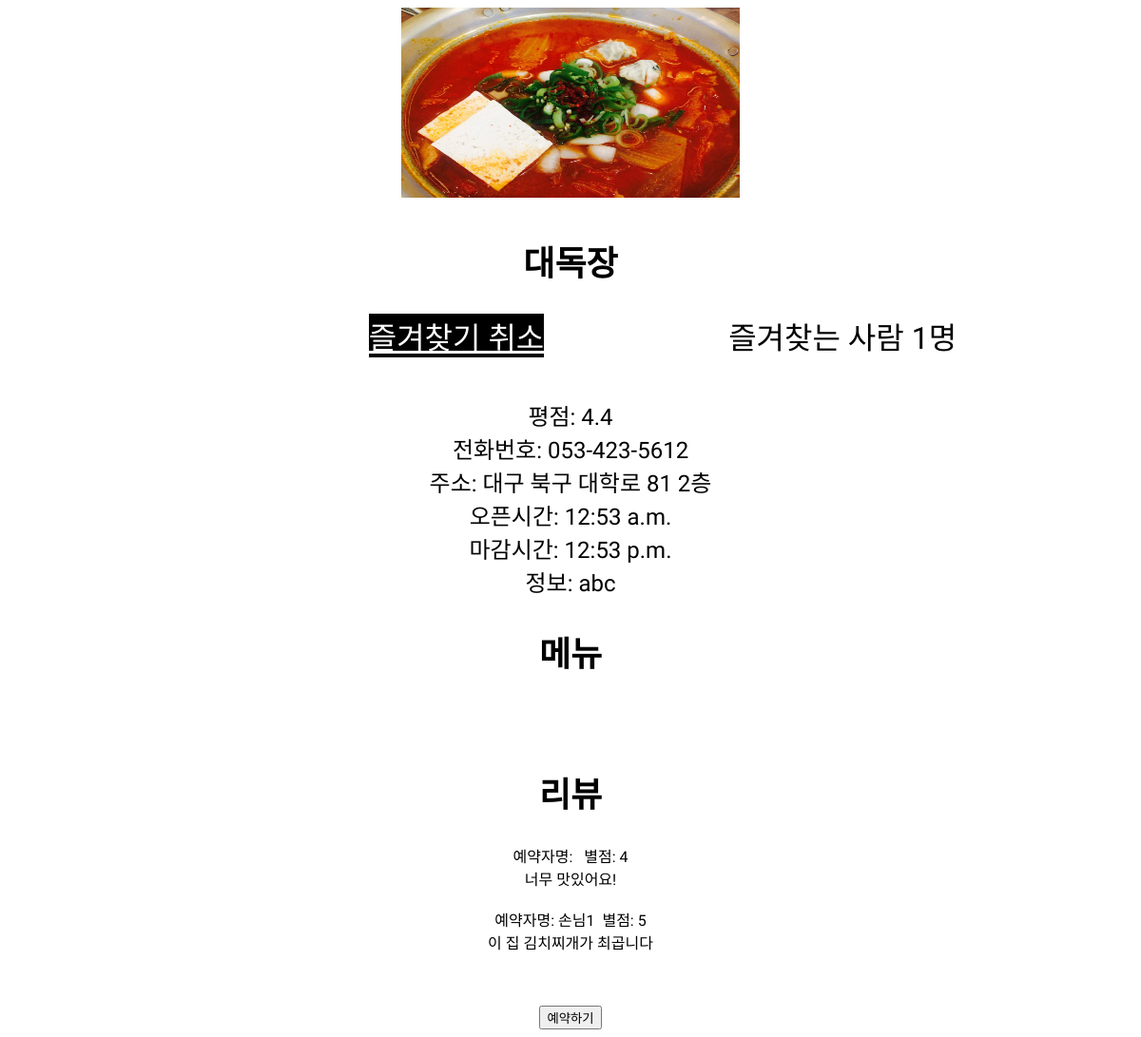
/restaurant/2 (signed in), run on an earlier commit of the app's database.
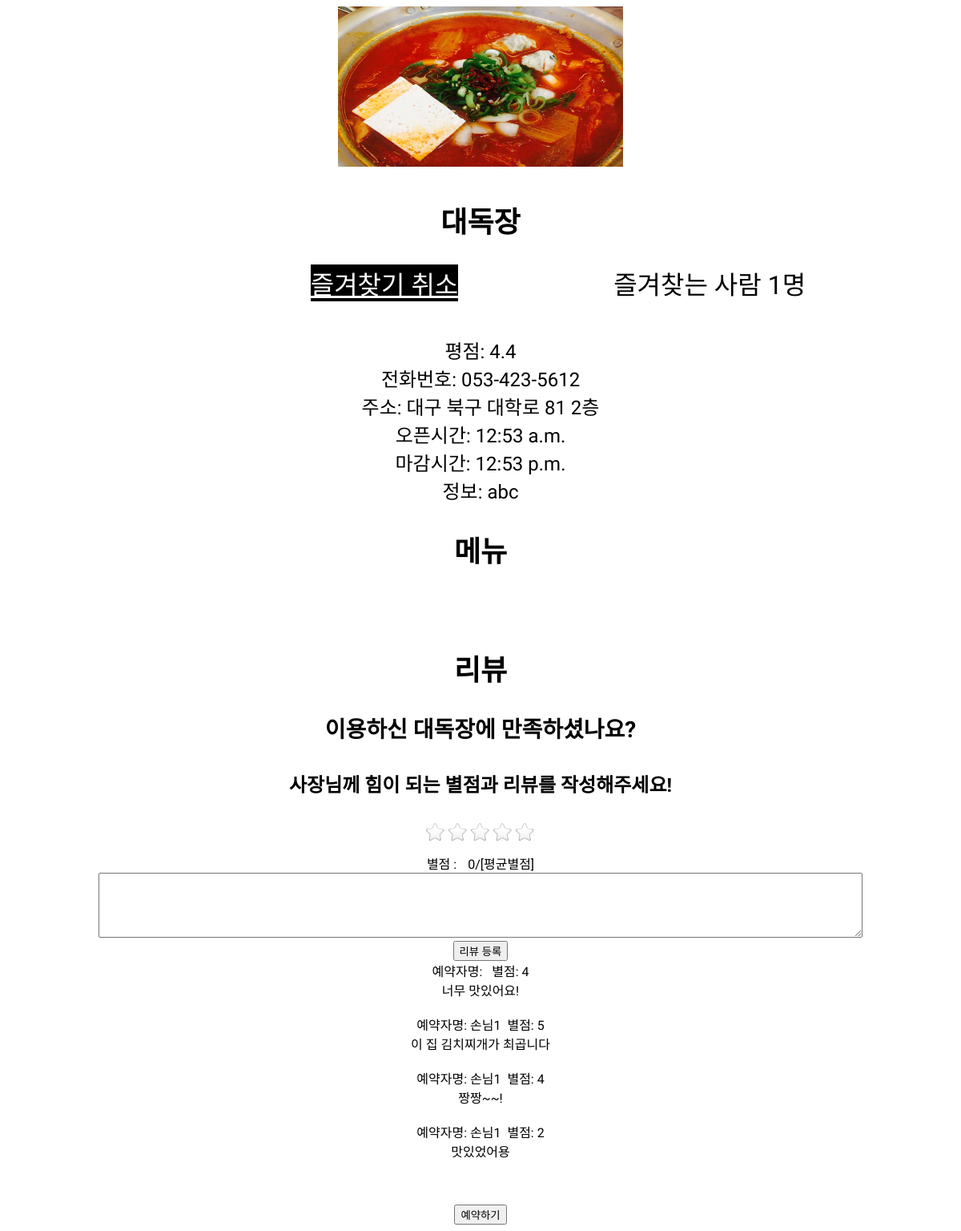
And on a later commit of the database.
### app1/models.py (models this page shows, shortened)
class Shop(models.Model):
    name=models.CharField(max_length=225)
    address=models.CharField(max_length=225)
    phone_number=models.CharField(max_length=225)
    open_time=models.TimeField()
    close_time=models.TimeField()
    category=models.CharField(max_length=225)
    description=models.TextField()
    photo=models.ImageField(upload_to='images/')
    owner=models.ForeignKey(User, on_delete=models.CASCADE, null=True)
    likes =models.ManyToManyField(
        User, # User 모델과 Shop 모델을 M : N 관계로 두겠다.
        through='Like', # Like라는 중개 모델을 통해 M : N 관계를 맺는다.
        through_fields=('shop', 'user'), # Like에 shop 속성, user 속성을 추가하겠다.
        related_name='likes' # 1 : N  관계에서 market과 연결된 comment를 가져올 때 comment_set으로 가져왔는데,
        )
    def like_count(self):
        return self.likes.count()

class Review(models.Model):
    time=models.CharField(max_length=225)
    rating=models.IntegerField()
    comment=models.TextField()
    shop=models.ForeignKey(Shop, on_delete=models.CASCADE, null=True)
    user=models.ForeignKey(User, on_delete=models.CASCADE, null=True)

class Reservation(models.Model):
    group_name=models.CharField(max_length=225)
    time=models.CharField(max_length=225) #models.DateTimeField(auto_now_add=True)
    requirements=models.CharField(max_length=225)
    confirmed=models.IntegerField(default=0)
    customer=models.ForeignKey(User, on_delete=models.CASCADE, null=True)
    shop=models.ForeignKey(Shop, on_delete=models.CASCADE, null=True)
    num=models.IntegerField(default=0)
    def __str__(self):
        return self.group_name

### account/models.py (models this page shows)
class Profile(models.Model):
    user = models.OneToOneField(User, on_delete=models.CASCADE)
    name = models.TextField(max_length=225, blank=True)
    phonenumber = models.CharField(max_length=200, blank=True)
    user_type = models.CharField(max_length=200, blank=True, default="none")
    shop_id = models.IntegerField(default=-1)

### app1/views.py (the view)
# urls.py: path('restaurant/<int:shop_id>',app1.views.restaurant, name="restaurant"),
def restaurant(request, shop_id):
    shop=get_object_or_404(Shop,pk=shop_id)
    menu=Menu.objects.filter(shop=shop)
    user=request.user
    liked=Like.objects.select_related()
    reviews=Review.objects.filter(shop=shop)
    reservations = Reservation.objects.filter(customer=user)
    print("*******************")
    print(reservations)
    if shop.likes.filter(id=user.id):
        message="즐겨찾기 취소"
    else:
        message="즐겨찾기 등록"
    return render(request, 'restaurant.html',{'shop':shop,'menu':menu, 'message':message, 'reviews':reviews, 'reservations': reservations})

### app1/templates/restaurant.html (shortened to what this page needs)
{% load static %}
<!DOCTYPE html>
<html lang="en">
<head>
</head>
<body>
    <div class= 'restaurant_image' style="text-align: center;">
        {% if shop.photo %}
            <img src="{{shop.photo.url}}" alt="" height="200px" width="30%">
        {% endif %}
    <div class='restaurant_info'>
        <p class="card-title"><h2>{{shop.name}}</h2></p>
        <div style="display:flex; font-size: 2rem;" class="good">
            <div>
            <a style="color:white; background-color: black;"href="{% url 'favorite' shop.id %}">
                {{message}}
            </a>
            </div>
            <div class="goodnum">
                즐겨찾는 사람 {{shop.like_count}}명
            </div>
        </div>
        <br>
        <p class="card-text">
        평점: 4.4<br>
        전화번호: {{shop.phone_number}}<br>
        주소: {{shop.address}}<br>
        오픈시간: {{shop.open_time}}<br>
        마감시간: {{shop.close_time}}<br>
        정보: {{shop.description}}<br></p>
    </div>
    <h2>메뉴</h2>
    <br><br>
    <div id = "REVIEW">
        <h2>리뷰</h2>
        {% for reservation in reservations %}
          {% if reservation.customer == user %}
            <h3>이용하신 {{shop.name}}에 만족하셨나요?</h3>
            <h4>사장님께 힘이 되는 별점과 리뷰를 작성해주세요!</h4>
            <form action="/register_review/{{shop.id}}" method="POST">
              <div id = "rating">
                  <div id="star" ></div>
                  <div style="padding-top:10px;">
                      <label for="displayStarRating">별점 : </label><span id="displayStarRating" style="padding-left:10px;">0</span>/[평균별점]
                    </div>
              </div>
              <div id = "register_review">
                  <textarea name="review_text" id="review_text" rows="5"></textarea>
                  <br>
                  <button type="submit" name = "review_save" value="{{shop.id}}">리뷰 등록</button>
              </div>
            </form>
          {% endif %}
        {% endfor %}
        <div class='review_1'>
            {% for review in reviews %}
                예약자명: {{review.user.profile.name}}&nbsp
                별점: {{review.rating}}<br>
                {{review.comment}}
                <br><br>
            {% endfor %}
        </div>
    </div>
    <br><br>
    <div class='reservation'>
        <a href="{% url 'reservation' shop.id%}"><input type="button" name="reservation" value="예약하기"></a>
    </div>
</body>
</html>

### app1/templates/restaurant.html (style rules this page uses)
.restaurant_info { text-align: center; font-family: 'Jua', sans-serif; }
.card-title { font-size:36px; font-weight: bold; }
h2 { font-family: 'Jua', sans-serif; font-size:36px; font-weight:bold; }
h3 { font-family: 'Jua', sans-serif; font-size:28px; font-weight:bold; }
h4 { font-family: 'Jua', sans-serif; font-size:24px; font-weight:bold; }
.good a, .goodnum, .goodicon { margin : 0 auto; justify-content: center; float: left; }
textarea { width: 80%; }
.card-text { font-size: 24px; }
#REVIEW { font-family: 'Gothic A1', sans-serif; }

What changed in the data, as far as the page shows it:
added Reservation: {{ shop.name }} "대독장"
added Review: user.profile.name "손님1", rating "4", comment "짱짱~~!"
added Review: user.profile.name "손님1", rating "2", comment "맛있었어용"
